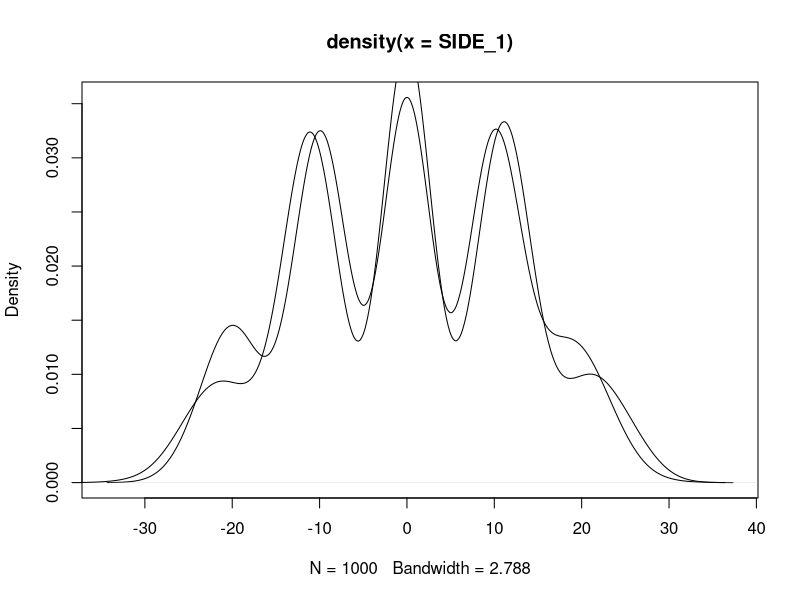

Write R code to recreate this figure.
N <- 1:1000

Z1 <- 1.1
normal_1_MU      <- 10
normal_1_SD_sqrd <- 2
lambda_1_messure <- 2
normal_1 <- rnorm(N,mean = normal_1_MU,sd = sqrt(normal_1_SD_sqrd) )
lambda_1 <- (round(runif(N, -1*lambda_1_messure, 1*lambda_1_messure),0))


Z2 <- 1/Z1
normal_2_SD_sqrd <- Z1*normal_1_SD_sqrd
normal_2_MU <- normal_1_MU*Z1
lambda_2_messure <- lambda_1_messure/Z1


normal_2 <-rnorm(N,mean = normal_2_MU,sd = sqrt( normal_2_SD_sqrd) )
lambda_2 <- (round(runif(N, -1*lambda_2_messure, lambda_2_messure),0))


SIDE_1_normal <- normal_1*Z1
SIDE_1_lambda <- lambda_1/Z1

SIDE_2_normal <- normal_2/Z1
SIDE_2_lambda <- lambda_2*Z1


SIDE_1 <- SIDE_1_normal*SIDE_1_lambda
SIDE_2 <- SIDE_2_normal*SIDE_2_lambda






#X_VAL <- SIDE_1
#Y_VAL <- SIDE_2
#REZ <- 100
#x_c <- cut(X_VAL, REZ)
#y_c <- cut(Y_VAL, REZ)
#z <- table(x_c, y_c)
#image2D(z=z)
#hist3D(z=z)

plot(density(SIDE_1))
lines(density(SIDE_2))
